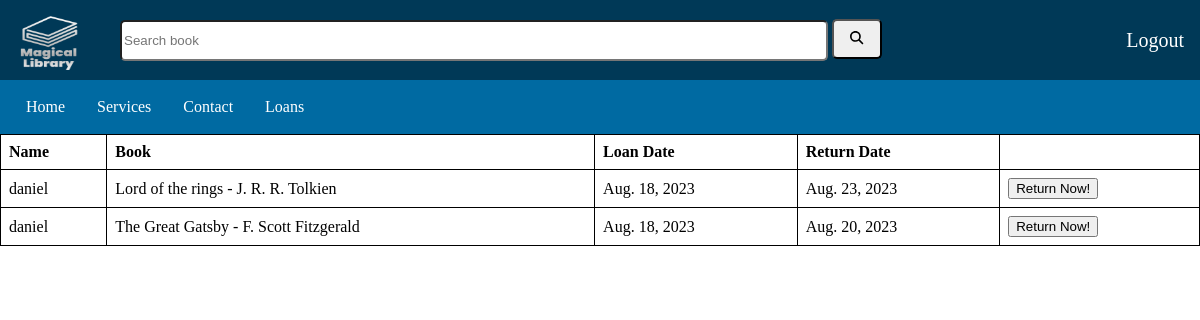
The app's page /library/loanslist/ (signed in) with its own data.
### library/models.py (models this page shows, shortened)
class Loan(models.Model):
    customer=models.ForeignKey(Customer,on_delete=models.CASCADE)
    book=models.ForeignKey(Book,on_delete=models.CASCADE)
    loan_date=models.DateField()
    return_date=models.DateField()

class Customer(AbstractUser):
    username = models.CharField(max_length=100, primary_key=True)
    city = models.CharField(max_length=100, null=True)
    date_of_birth = models.DateField(default='2000-01-01')
    email=models.EmailField(max_length=100, default="email@email.com")
    def __str__(self):
        return f"{self.username}"

class Book(models.Model):
    CHOICES = (
        (1, 'Loan up to 10 days'),
        (2, 'Loan up to 5 days'),
        (3, 'Loan up to 2 days'),
    )
    name = models.CharField(max_length=100, primary_key=True ,default=True)
    author = models.CharField(max_length=100, null=True)
    year_pulished=models.DateField()
    loan_type = models.IntegerField(choices=CHOICES,default=1)
    image = models.ImageField(upload_to="book_images", default="book_images/book_placeholder.jpg")
    summary = models.TextField(null=True)
    def __str__(self):
        return f"{self.name} - {self.author}"

### library/views.py (the view)
# urls.py: path("loanslist/", views.show_loans, name="all_loans"),
def show_loans(request):
    all_loans = Loan.objects.all()
    if request.user.is_superuser:
        context = {
            'loans': all_loans}
    elif request.user.is_authenticated:
        current_customer = Customer.objects.get(username=request.user.username)
        customer_loans = Loan.objects.filter(customer=current_customer)
        context = {
                'loans': customer_loans}
    return render(request, 'loans.html', context)

### library/templates/loans.html (shortened to what this page needs)
{% extends "base.html" %} {% load static %}
{% block content %}
<table>
    <tr>
        <th>Name</th>
        <th>Book</th>
        <th>Loan Date</th>
        <th>Return Date</th>
    </tr>
{% for loan in loans %}
<tr>
    <td>{{loan.customer}}</td>
    <td>{{loan.book}}</td>
    <td>{{loan.loan_date}}</td>
    <td>{{loan.return_date}}</td>
    <th><form id="returnForm" method="post" action="{% url 'return_loan' loan.id %}">
        <button type="submit">Return Now!</button>
    </form></th>{% endfor %}
</tr>
{% endblock %}

### static/css/style.css (style rules this page uses)
body { margin: 0; padding: 0; min-height: 100vh; display: flex; flex-direction: column; }
table { border-collapse: collapse; width: 100%; border: 1px solid black; }
th, td { border: 1px solid black; padding: 8px; text-align: left; }

### records on screen
Loan: customer "daniel", book "Lord of the rings - J. R. R. Tolkien", loan_date "Aug. 18, 2023", return_date "Aug. 23, 2023"
Loan: customer "daniel", book "The Great Gatsby - F. Scott Fitzgerald", loan_date "Aug. 18, 2023", return_date "Aug. 20, 2023"
